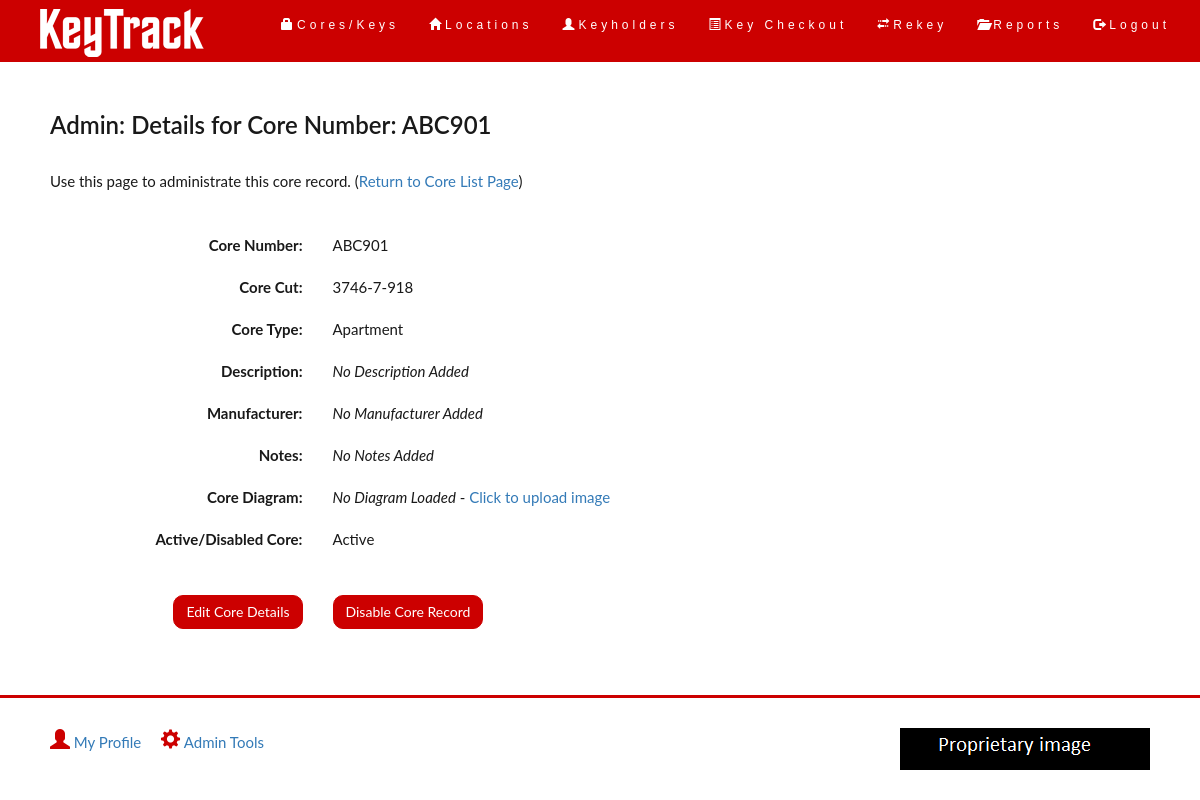
Page /admin_viewcore.php?id=1 (signed in) on the committed database.
### tables this page shows
create table core (
	core_id int unsigned not null auto_increment primary key,
	core_num varchar(16) not null unique,
	core_cut varchar(32),
	core_desc varchar(128),
	core_manf varchar(32),
	core_insertdt datetime default CURRENT_TIMESTAMP,
	core_notes text,
	core_diagram tinytext,
	core_is_act tinyint default 1,
	core_type varchar(32) not null
)
ENGINE InnoDB;

### common/functions.php (called while the page is built, shortened)
<?php
	function mysql_entities_fix_string($conn, $string){
		return htmlentities(mysql_fix_string($conn, $string));
	}
	function mysql_fix_string($conn, $string){
		return $conn->real_escape_string($string);
	}
	function selectCore($conn,$core_id){
		$query = "SELECT * FROM core WHERE core_id = '$core_id' ";
		$result = mysqli_query($conn, $query);
		$row = $result->fetch_array(MYSQLI_ASSOC);
		return $row;
	}
?>

### admin_viewcore.php (the view, shortened to what this page needs)
<?php
require_once "./common/login.php";
require_once "./common/functions.php";
if(isset($_GET['id'])){
	$conn = new mysqli($hn, $un, $pw, $db);
	$core_id = mysql_entities_fix_string($conn, $_GET['id']);
	$row = selectCore($conn,$core_id);
}else{
	header("Location: admin_retrievecores.php");
}
require_once "./common/header.php";
?>
<div class="container-fluid">
	<div class="row">
		<div class="col-sm-12">
			<h2>Admin: Details for Core Number: <?php echo $row['core_num']; ?></h2>
			<p>Use this page to administrate this core record. (<a href="admin_retrievecores.php">Return to Core List Page</a>)</p>
		</div>
	</div>
	<br>
	<div class="row">
		<div class="col-sm-3 text-right">
			<b>Core Number:</b>
		</div>
		<div class="col-sm-9 form-group">
			<?php echo $row['core_num']; ?>
		</div>
	</div>
	<div class="row">
		<div class="col-sm-3 text-right">
			<b>Core Cut:</b>
		</div>
		<div class="col-sm-9 form-group">
			<?php if($row['core_cut'] ==''){
				echo "<i>No Core Cut Added</i>";
			}else{
				echo $row['core_cut'];
			}
			?>
		</div>
	</div>
	<div class="row">
		<div class="col-sm-3 text-right">
			<b>Core Type:</b>
		</div>
		<div class="col-sm-9 form-group">
			<?php echo $row['core_type']; ?>
		</div>
	</div>
	<div class="row">
		<div class="col-sm-3 text-right">
			<b>Description:</b>
		</div>
		<div class="col-sm-9 form-group">
			<?php if($row['core_desc'] ==''){
				echo "<i>No Description Added</i>";
			}else{
				echo $row['core_desc'];
			}
			?>
		</div>
	</div>
	<div class="row">
		<div class="col-sm-3 text-right">
			<b>Manufacturer:</b>
		</div>
		<div class="col-sm-9 form-group">
			<?php if($row['core_manf'] ==''){
				echo "<i>No Manufacturer Added</i>";
			}else{
				echo $row['core_manf'];
			}
			?>
		</div>
	</div>
	<div class="row">
		<div class="col-sm-3 text-right">
			<b>Notes:</b>
		</div>
		<div class="col-sm-9 form-group">
			<?php if($row['core_notes'] ==''){
				echo "<i>No Notes Added</i>";
			}else{
				echo $row['core_notes'];
			}
			?>
		</div>
	</div>
	<div class="row">
		<div class="col-sm-3 text-right">
			<b>Core Diagram:</b>
		</div>
		<div class="col-sm-9 form-group">
			<?php if($row['core_diagram'] ==''){ ?>
				<i>No Diagram Loaded</i> - <a href="admin_coreimage.php?id=<?php echo $row['core_id']; ?>">Click to upload image</a>
			<?php }else{ ?>
				<a data-fancybox="images" data-caption="Diagram for Core: <?php echo $row['core_num']; ?>" href="<?php echo $row['core_diagram']; ?>">View Diagram</a>
			<?php } ?>
		</div>
	</div>
	<div class="row">
		<div class="col-sm-3 text-right">
			<b>Active/Disabled Core:</b>
		</div>
		<div class="col-sm-9 form-group">
			<?php if($row['core_is_act'] == 1){
					echo "Active";
				}else{
					echo "Disabled";
				}
			?>
		</div>
	</div>
	<br>
	<div class="row">
		<div class="col-sm-3 form-group">
		<form method="post" action="admin_editcore.php">
			<input type="submit" value="Edit Core Details" name="updatecore" class="btn btn-default pull-right">
		</form>
		</div>
	<?php if($row['core_is_act'] == 0){ ?>
		<div class="col-sm-2 form-group">
		<form method="post" action="admin_coreactiveset.php">
			<input type="submit" value="Activate Core Record" name="activatecore" class="btn btn-default">
			<input type="hidden" value="<?php echo $row['core_id']; ?>" name="coreid">
			<input type="hidden" value="<?php echo $row['core_is_act']; ?>" name="coreact">
		</form>
		</div>
	<?php }else{ ?>
		<div class="col-sm-2 form-group">
		<form method="post" action="admin_coreactiveset.php">
			<input type="submit" value="Disable Core Record" name="deactivatecore" class="btn btn-default">
		</form>
		</div>
	<?php } ?>
	</div>
</div>
<?php
	require_once "./common/footer.php";
?>

### css/styles.css (style rules this page uses)
body { font: 400 15px Lato, sans-serif; line-height: 1.8; color: #191919; }
h2 { font-size: 24px; color: #191919; font-weight: 600; margin-bottom: 30px; }
.container-fluid { padding: 30px 50px; }
.btn-default { background-color: #CC0000; color: #ffffff; border-color: #CC0000; border-radius: 10px; }
html, body { height: 100%; margin: 0; }

### rows in the picture
core: core_num "ABC901", core_cut "3746-7-918", core_type "Apartment"
